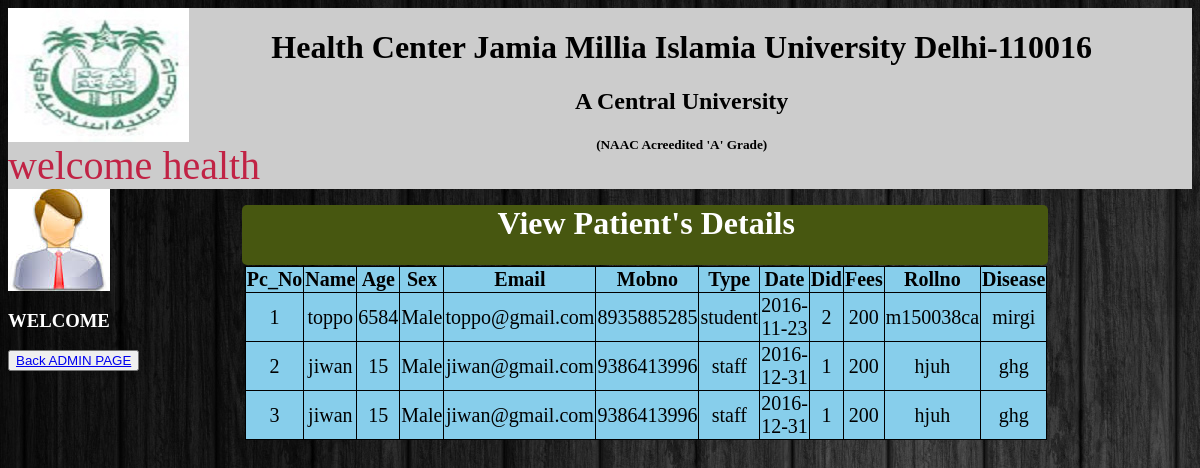
Page /pview.php (signed in) on the committed database.
### tables this page shows
CREATE TABLE `patient` (
  `pc_no` int(10) NOT NULL,
  `name` varchar(20) NOT NULL,
  `age` int(20) NOT NULL,
  `sex` varchar(20) NOT NULL,
  `email` varchar(20) NOT NULL,
  `mobno` varchar(20) NOT NULL,
  `type` varchar(10) NOT NULL,
  `date` date NOT NULL,
  `did` varchar(20) NOT NULL,
  `fees` int(11) NOT NULL,
  `rollno` varchar(20) NOT NULL,
  `desease` varchar(40) NOT NULL
);

### pview.php (the view, shortened to what this page needs)
<html>
<head>
</head>
<body background="image.jpeg" bgcolor="green">
<div id ="logo">
<img src ="jmilog.jpg">
</div>
<div id ="logoleft">
<h1>Health Center Jamia Millia Islamia University Delhi-110016</h1>
<center><h2>A Central University <h2></center>
<center><h5>(NAAC Acreedited 'A' Grade)<h5></center>
</div>
<div id ="user"><marquee>
<?php
$user=$_SESSION['user'];
echo "welcome  ". $user;
?> </marquee>
</div>
<div id="block2">
<img src="download.jpg" alt="client">
<h3 style="color:white;">WELCOME</h3>
  <button><a href="adlogin.php">Back ADMIN PAGE</a></button>
</div>
<form action="bview.php" method="POST">
<center>
<h1 style="color:white;background-color:475710;border-radius:5px;width:68%;margin-left:90px;margin-top:-20px;height:60px;">View Patient's Details</h1>
</center>
<table height="100" style="font-size:20px;text-align:center;background-color:skyblue;border-collapse: collapse;margin-top:-20px;float:left;" width="500" border="1" bordercolor="black" align="center">
<tr >
<th>Pc_No</th><th>Name</th><th>Age</th><th>Sex</th><th>Email</th><th>Mobno</th><th>Type</th><th>Date</th><th>Did</th><th>Fees</th><th>Rollno</th><th>Disease</th>
</tr>
<?php
$localhost='localhost';
$username='root';
$password='';
$db='health';
$conn=new mysqli($localhost,$username,$password,$db) or die("unable to connect");
$query="select * from patient";
$run=mysqli_query($conn,$query);
while($row=mysqli_fetch_array($run))
{
			$a=$row[0];
			$b=$row[1];
			$c=$row[2];
			$d=$row[3];
			$e=$row[4];
			$f=$row[5];
			$g=$row[6];
			$h=$row[7];
			$i=$row[8];
			$j=$row[9];
			$k=$row[10];
			$l=$row[11];
			?>
			<tr>
				<td><?php echo $a ;?></td>
				<td><?php echo $b ;?></td>
				<td><?php echo $c ;?></td>
				<td><?php echo $d ;?></td>
				<td><?php echo $e ;?></td>
				<td><?php echo $f ;?></td>
				<td><?php echo $g ;?></td>
				<td><?php echo $h ;?></td>
				<td><?php echo $i ;?></td>
				<td><?php echo $j ;?></td>
				<td><?php echo $k ;?></td>
				<td><?php echo $l ;?></td>
			</tr>
			<?php } ?>
</table>
</form>
<br/>
</body>
</html>

### pview.php (style rules this page uses)
body { height: 100%; }
#user { background-color:#ccc; font-size:40px; color:#c12345; }
#logo { float:left; hight:4%; width:auto; background-color:none; }
#logoleft { background-color:none; float:right; margin-right:100px; width:auto; }
#block2 { width:20%; hight:100%; float:left; background-color:none; }

### rows in the picture
patient: pc_no "1", name "toppo", age "6584", sex "Male", email "toppo@gmail.com", mobno "8935885285", type "student", date "2016-11-23", did "2", fees "200", rollno "m150038ca", desease "mirgi"
patient: pc_no "2", name "jiwan", age "15", sex "Male", email "jiwan@gmail.com", mobno "9386413996", type "staff", date "2016-12-31", did "1", fees "200", rollno "hjuh", desease "ghg"
patient: pc_no "3", name "jiwan", age "15", sex "Male", email "jiwan@gmail.com", mobno "9386413996", type "staff", date "2016-12-31", did "1", fees "200", rollno "hjuh", desease "ghg"

### other values in the picture
$user "health"
